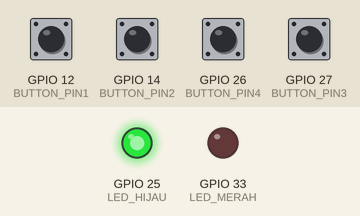
This sketch was run on a simulated ESP32. Parts: output pins drawn as LEDs (lit = HIGH). The inputs (shaded band) are chosen by the test bench; at power-on: GPIO 12 (BUTTON_PIN1), GPIO 14 (BUTTON_PIN2), GPIO 26 (BUTTON_PIN4), GPIO 27 (BUTTON_PIN3) HIGH. USB keyboard and mouse output is not drawn; what the sketch prints to the serial monitor is not drawn.

Above: at 1.2 s.
1.3 s: GPIO 12 (BUTTON_PIN1) pulled LOW for 0.15 s
Timing chart, 0 to 4.3 s (numbered marks = the images above; inputs shaded):
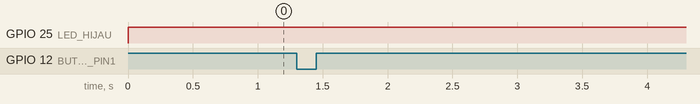

Measured:
- after the input at 1.3 s, every drawn part: stays the same

The sketch:

voxcade.ino
```cpp
/* -------------------------------------------------------------------------
   VOXCADE - ESP32 BLE Gamepad (4 Tombol + Indikator LED Hijau & Merah)
   Nama Bluetooth: "VOXCADE Controller"
------------------------------------------------------------------------- */
#include <Arduino.h>
#include <BleGamepad.h>

// Definisi Pin 4 Push Button pada ESP32
#define BUTTON_PIN1 12  // GPIO 12 (Tombol 1 - Gerak Kiri)
#define BUTTON_PIN2 14  // GPIO 14 (Tombol 2 - Gerak Kanan)
#define BUTTON_PIN3 27  // GPIO 27 (Tombol 3 - Lompat / Jump)
#define BUTTON_PIN4 26  // GPIO 26 (Tombol 4 - Dash / Action)

// Definisi Pin Indikator LED
#define LED_HIJAU 25   // GPIO 18 (Menyala saat Bluetooth Terhubung)
#define LED_MERAH 33   // GPIO 19 (Menyala saat Bluetooth Belum Terhubung)

// Jumlah total tombol
#define NUM_BUTTONS 4

// Inisialisasi BLE Gamepad dengan nama "VOXCADE Controller"
BleGamepad bleGamepad("VOXCADE Controller", "VOXCADE", 100);

// Array Pin & Pemetaan Tombol HID Gamepad
int buttonPins[NUM_BUTTONS] = { BUTTON_PIN1, BUTTON_PIN2, BUTTON_PIN3, BUTTON_PIN4 };
int buttons[NUM_BUTTONS]    = { BUTTON_1, BUTTON_2, BUTTON_4, BUTTON_5 };
int prevState[NUM_BUTTONS]  = { HIGH, HIGH, HIGH, HIGH };

void setup() {
  Serial.begin(115200);

  // Inisialisasi ke-4 pin tombol sebagai INPUT_PULLUP
  for (int i = 0; i < NUM_BUTTONS; i++) {
    pinMode(buttonPins[i], INPUT_PULLUP);
  }

  // Inisialisasi pin LED sebagai OUTPUT
  pinMode(LED_HIJAU, OUTPUT);
  pinMode(LED_MERAH, OUTPUT);

  // Kondisi awal sebelum terhubung: LED Merah menyala, LED Hijau mati
  digitalWrite(LED_HIJAU, LOW);
  digitalWrite(LED_MERAH, HIGH);

  // Mulai layanan Bluetooth BLE Gamepad
  bleGamepad.begin();
  Serial.println("VOXCADE Controller (4 Tombol + LED) Siap!");
}

void loop() {
  bool stateChanged = false;
  int currentPressed[NUM_BUTTONS];

  // Cek apakah "VOXCADE Controller" terhubung ke Bluetooth PC/HP
  if (bleGamepad.isConnected()) {
    // Bluetooth Terhubung -> Nyalakan LED Hijau, Matikan LED Merah
    digitalWrite(LED_HIJAU, HIGH);
    digitalWrite(LED_MERAH, LOW);
  } else {
    // Bluetooth Belum Terhubung / Terputus -> Matikan LED Hijau, Nyalakan LED Merah
    digitalWrite(LED_HIJAU, LOW);
    digitalWrite(LED_MERAH, HIGH);
  }

  // Baca status ke-4 tombol (berlaku untuk Bluetooth BLE & Kabel USB Serial)
  for (int i = 0; i < NUM_BUTTONS; i++) {
    int state = digitalRead(buttonPins[i]);
    currentPressed[i] = (state == LOW) ? 1 : 0;

    if (state != prevState[i]) {
      stateChanged = true;
      prevState[i] = state;
    }

    // Kirim input via Bluetooth jika sedang terhubung
    if (bleGamepad.isConnected()) {
      if (state == LOW) {
        bleGamepad.press(buttons[i]);
      } else {
        bleGamepad.release(buttons[i]);
      }
    }
  }

  // Kirim juga status tombol ke USB Serial (agar mode kabel USB di website VOXCADE tetap jalan)
  if (stateChanged) {
    Serial.print("B:");
    Serial.print(currentPressed[0]); Serial.print(",");
    Serial.print(currentPressed[1]); Serial.print(",");
    Serial.print(currentPressed[2]); Serial.print(",");
    Serial.println(currentPressed[3]);
  }

  delay(10);
}
```
